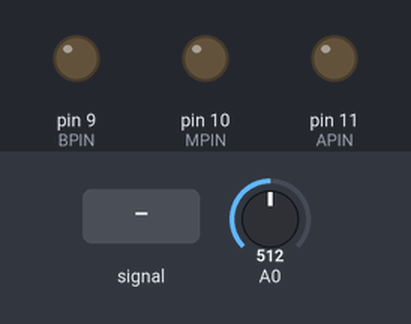
Recording of a sketch running on a simulated Arduino Uno, built with avr-gcc and run on an emulated ATmega328P. On the bench: output pins drawn as LEDs (lit = HIGH). The test bench sets the inputs (shaded band); at power-on: A0 = 512.

Above: at 1.2 s.
1.3 s: A0 fed a 200 Hz sine of ±255 counts around its level
4.3 s: A0 fed a 50 Hz sine of ±306 counts around its level
Timing chart, 0 to 12.9 s (numbered marks = the images above; inputs shaded):
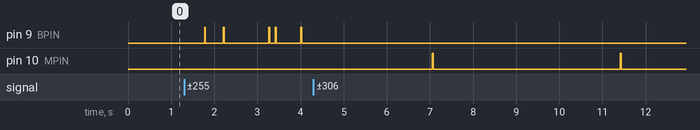

The sketch:

Organo_de_luces.ino
```cpp
/*
*  Organo de luces psicodelicas
*  Organo de luces de tres canales , utilizando la FFT
*  Autor: Jose Daniel Herrera
*  Fecha: 05/09/2012
*  http://arduino-guay.blogspot.com.es
*/

#include "fix_fft.h"

#define MUESTRAS 128           // Numero de muestras para el cálculo de la FFT
#define LOGM 7                 // Logaritmo en base 2 del número de muestras

#define BAJOS_MEDIOS 7         // Nº de banda para el corte entre Bajos y Medios
#define MEDIOS_AGUDOS 35       // Nº de banda para el corte entre Medios y Agudos

#define BPIN  9                // Pin de salida Bajos
#define MPIN  10               // Pin de salida Medios
#define APIN  11               // Pin de salida Agudos

#define MAX_PASADAS 10         // Nº de pasadas para el cálculo de los límites

char data[MUESTRAS];           // Array con los valores muestreados (parte real)
char im[MUESTRAS];             // Array con los valores muestreados (parte imaginaria)

unsigned char salida[MUESTRAS/2];  // Valores obtenidos de la FFT (espectro de 64 bandas)
unsigned char bajos,medios,agudos; // Valores calculados para cada canal

byte  pasada,                            // nº de pasada para el cáculo de los límites
      acumBajos,acumMedios,acumAgudos,   // acumuladores de veces que se supera el límite
      limBajos,limMedios,limAgudos;      // límites calculados para cada canal


/*
* Funcion que aplica una ventana de Hann a los datos muestreados para reducir el
* efecto de las discontinuidades en los extremos
*/
void aplicaVentana (char *vData) {
    double muestrasMenosUno = (double(MUESTRAS) - 1.0);
 // Como la ventana es simétrica , se calcula para la mitad y se aplica el factor por los dos extremos
    for (uint8_t i = 0; i < MUESTRAS/2 ; i++) {
        double indiceMenosUno = double(i);
        double ratio = (indiceMenosUno / muestrasMenosUno);
        double factorPeso = 0.5 * (1.0 - cos(6.28 * ratio));
 vData[i] *= factorPeso;
 vData[MUESTRAS - (i + 1)] *= factorPeso;
    }
}

void setup() {
    // Configuramos el prescaler a 32 -> 16Mhz/32 = 500 KHz
    // como cada conversion son 13 ciclos 500/13 ~ 38.4KHz
    // Es decir podemos medir en teoria hasta unos 19KHz,
    // que para este proyecto sobra.
    bitWrite(ADCSRA,ADPS2,1);
    bitWrite(ADCSRA,ADPS1,0);
    bitWrite(ADCSRA,ADPS0,1);

    // Como la señal es muy baja,utilizamos la referencia interna
    // de 1.1 V en vez de la de defecto de 5 V.
    analogReference(INTERNAL);

    // Salidas para los canales de Bajos,Medios y Agudos
    pinMode(BPIN,OUTPUT);
    pinMode(MPIN,OUTPUT);
    pinMode(APIN,OUTPUT);

    // Variables para el cálculo de los límites
    pasada = 0;
    acumBajos = acumMedios = acumAgudos = 0;
    limBajos = limMedios = limAgudos = 50;
}

void loop() {

    // Realizamos el muestreo
    for( int i=0; i < MUESTRAS; i++) {
       data[i] = analogRead(0)/4 -128;  //Convertimos de 0..1024 a -128..127
       im[i] = 0;                       // parte imaginaria = 0
    }

    // Aplicamos la ventana de Hann
    aplicaVentana (data);

    // Calculamos la FFT
    fix_fft(data,im,LOGM,0);

    // Sólo nos interesan los valores absolutos, no las fases, asi que
    // calculamos el módulos de los vectores re*re + im*im.
    // Dado que los valores son pequeños utilizamos el cuadrado
    for (int i=0; i < MUESTRAS/2; i++){
       salida[i] = data[i] * data[i] + im[i] * im[i];
    }

    // Ahora repartimos las bandas entre las 3 salidas
    // En vez de sacar la media, utilizo sólo el valor máximo de
    // una banda
    bajos = 0;
    for (int i=2; i < BAJOS_MEDIOS; i++){
      bajos += salida[i];
    }
    bajos = bajos/2;

    medios = 0;
    for (int i=BAJOS_MEDIOS ; i < MEDIOS_AGUDOS; i++){
      medios += salida[i];
    }
    medios = medios/2;

    agudos = 0;
    for (int i=MEDIOS_AGUDOS; i < MUESTRAS/2; i++){
      agudos += salida[i];
    }
    agudos = agudos/2;

   // Calculamos si el canal correspondiente
   // supera le límite para encenderlo
   int siBajos  =  bajos  > limBajos;
   int siMedios =  medios > limMedios;
   int siAgudos =  agudos > limAgudos;

   digitalWrite(BPIN,siBajos ? HIGH : LOW);
   digitalWrite(MPIN,siMedios? HIGH : LOW);
   digitalWrite(APIN,siAgudos? HIGH : LOW);

   // Utilizamos las veces que se supera para
   // recalcular el límite y evitar que con los
   // cambios de volumen los canales se saturen
   // o no funcionen.
   acumBajos  += siBajos;
   acumMedios += siMedios;
   acumAgudos += siAgudos;

   if ( ++pasada > MAX_PASADAS ) {
      pasada = 0;
      limBajos  = 20 + acumBajos*5;
      limMedios = 20 + acumMedios*5;
      limAgudos = 20 + acumAgudos*5;
      acumBajos  = 0;
      acumMedios = 0;
      acumAgudos = 0;
   }
 }
```

fix_fft.cpp
```cpp
#include <avr/pgmspace.h>
#include "fix_fft.h"
#include <Arduino.h>

/* fix_fft.c - Fixed-point in-place Fast Fourier Transform  */
/*
  All data are fixed-point short integers, in which -32768
  to +32768 represent -1.0 to +1.0 respectively. Integer
  arithmetic is used for speed, instead of the more natural
  floating-point.

  For the forward FFT (time -> freq), fixed scaling is
  performed to prevent arithmetic overflow, and to map a 0dB
  sine/cosine wave (i.e. amplitude = 32767) to two -6dB freq
  coefficients. The return value is always 0.

  For the inverse FFT (freq -> time), fixed scaling cannot be
  done, as two 0dB coefficients would sum to a peak amplitude
  of 64K, overflowing the 32k range of the fixed-point integers.
  Thus, the fix_fft() routine performs variable scaling, and
  returns a value which is the number of bits LEFT by which
  the output must be shifted to get the actual amplitude
  (i.e. if fix_fft() returns 3, each value of fr[] and fi[]
  must be multiplied by 8 (2**3) for proper scaling.
  Clearly, this cannot be done within fixed-point short
  integers. In practice, if the result is to be used as a
  filter, the scale_shift can usually be ignored, as the
  result will be approximately correctly normalized as is.

  Written by:  Tom Roberts  11/8/89
  Made portable:  Malcolm Slaney 12/15/94 malcolm@interval.com
  Enhanced:  Dimitrios P. Bouras  14 Jun 2006 dbouras@ieee.org
  Modified for 8bit values David Keller  10.10.2010
*/


#define N_WAVE	256    /* full length of Sinewave[] */
#define LOG2_N_WAVE 8	/* log2(N_WAVE) */


/*
  Since we only use 3/4 of N_WAVE, we define only
  this many samples, in order to conserve data space.
*/


const prog_int8_t Sinewave[N_WAVE-N_WAVE/4] PROGMEM = {
0, 3, 6, 9, 12, 15, 18, 21,
24, 28, 31, 34, 37, 40, 43, 46,
48, 51, 54, 57, 60, 63, 65, 68,
71, 73, 76, 78, 81, 83, 85, 88,
90, 92, 94, 96, 98, 100, 102, 104,
106, 108, 109, 111, 112, 114, 115, 117,
118, 119, 120, 121, 122, 123, 124, 124,
125, 126, 126, 127, 127, 127, 127, 127,

127, 127, 127, 127, 127, 127, 126, 126,
125, 124, 124, 123, 122, 121, 120, 119,
118, 117, 115, 114, 112, 111, 109, 108,
106, 104, 102, 100, 98, 96, 94, 92,
90, 88, 85, 83, 81, 78, 76, 73,
71, 68, 65, 63, 60, 57, 54, 51,
48, 46, 43, 40, 37, 34, 31, 28,
24, 21, 18, 15, 12, 9, 6, 3,

0, -3, -6, -9, -12, -15, -18, -21,
-24, -28, -31, -34, -37, -40, -43, -46,
-48, -51, -54, -57, -60, -63, -65, -68,
-71, -73, -76, -78, -81, -83, -85, -88,
-90, -92, -94, -96, -98, -100, -102, -104,
-106, -108, -109, -111, -112, -114, -115, -117,
-118, -119, -120, -121, -122, -123, -124, -124,
-125, -126, -126, -127, -127, -127, -127, -127,

/*-127, -127, -127, -127, -127, -127, -126, -126,
-125, -124, -124, -123, -122, -121, -120, -119,
-118, -117, -115, -114, -112, -111, -109, -108,
-106, -104, -102, -100, -98, -96, -94, -92,
-90, -88, -85, -83, -81, -78, -76, -73,
-71, -68, -65, -63, -60, -57, -54, -51,
-48, -46, -43, -40, -37, -34, -31, -28,
-24, -21, -18, -15, -12, -9, -6, -3, */
};


/*
  FIX_MPY() - fixed-point multiplication & scaling.
  Substitute inline assembly for hardware-specific
  optimization suited to a particluar DSP processor.
  Scaling ensures that result remains 16-bit.
*/
inline char FIX_MPY(char a, char b)
{

  //Serial.println(a);
 //Serial.println(b);


    /* shift right one less bit (i.e. 15-1) */
    int c = ((int)a * (int)b) >> 6;
    /* last bit shifted out = rounding-bit */
    b = c & 0x01;
    /* last shift + rounding bit */
    a = (c >> 1) + b;

	  /*
	  Serial.println(Sinewave[3]);
	  Serial.println(c);
	  Serial.println(a);
	  while(1);*/

    return a;
}

/*
  fix_fft() - perform forward/inverse fast Fourier transform.
  fr[n],fi[n] are real and imaginary arrays, both INPUT AND
  RESULT (in-place FFT), with 0 <= n < 2**m; set inverse to
  0 for forward transform (FFT), or 1 for iFFT.
*/
int fix_fft(char fr[], char fi[], int m, int inverse)
{
    int mr, nn, i, j, l, k, istep, n, scale, shift;
    char qr, qi, tr, ti, wr, wi;

    n = 1 << m;

    /* max FFT size = N_WAVE */
    if (n > N_WAVE)
	  return -1;

    mr = 0;
    nn = n - 1;
    scale = 0;

    /* decimation in time - re-order data */
    for (m=1; m<=nn; ++m) {
	  l = n;
	  do {
		l >>= 1;
	  } while (mr+l > nn);
	  mr = (mr & (l-1)) + l;

	  if (mr <= m)
		continue;
	  tr = fr[m];
	  fr[m] = fr[mr];
	  fr[mr] = tr;
	  ti = fi[m];
	  fi[m] = fi[mr];
	  fi[mr] = ti;
    }

    l = 1;
    k = LOG2_N_WAVE-1;
    while (l < n) {
	  if (inverse) {
		/* variable scaling, depending upon data */
		shift = 0;
		for (i=0; i<n; ++i) {
		    j = fr[i];
		    if (j < 0)
			  j = -j;
		    m = fi[i];
		    if (m < 0)
			  m = -m;
		    if (j > 16383 || m > 16383) {
			  shift = 1;
			  break;
		    }
		}
		if (shift)
		    ++scale;
	  } else {
		/*
		  fixed scaling, for proper normalization --
		  there will be log2(n) passes, so this results
		  in an overall factor of 1/n, distributed to
		  maximize arithmetic accuracy.
		*/
		shift = 1;
	  }
	  /*
	    it may not be obvious, but the shift will be
	    performed on each data point exactly once,
	    during this pass.
	  */
	  istep = l << 1;
	  for (m=0; m<l; ++m) {
		j = m << k;
		/* 0 <= j < N_WAVE/2 */
		wr =  pgm_read_word_near(Sinewave + j+N_WAVE/4);

/*Serial.println("asdfasdf");
Serial.println(wr);
Serial.println(j+N_WAVE/4);
Serial.println(Sinewave[256]);

Serial.println("");*/


		wi = -pgm_read_word_near(Sinewave + j);
		if (inverse)
		    wi = -wi;
		if (shift) {
		    wr >>= 1;
		    wi >>= 1;
		}
		for (i=m; i<n; i+=istep) {
		    j = i + l;
		    tr = FIX_MPY(wr,fr[j]) - FIX_MPY(wi,fi[j]);
		    ti = FIX_MPY(wr,fi[j]) + FIX_MPY(wi,fr[j]);
		    qr = fr[i];
		    qi = fi[i];
		    if (shift) {
			  qr >>= 1;
			  qi >>= 1;
		    }
		    fr[j] = qr - tr;
		    fi[j] = qi - ti;
		    fr[i] = qr + tr;
		    fi[i] = qi + ti;
		}
	  }
	  --k;
	  l = istep;
    }
    return scale;
}

/*
  fix_fftr() - forward/inverse FFT on array of real numbers.
  Real FFT/iFFT using half-size complex FFT by distributing
  even/odd samples into real/imaginary arrays respectively.
  In order to save data space (i.e. to avoid two arrays, one
  for real, one for imaginary samples), we proceed in the
  following two steps: a) samples are rearranged in the real
  array so that all even samples are in places 0-(N/2-1) and
  all imaginary samples in places (N/2)-(N-1), and b) fix_fft
  is called with fr and fi pointing to index 0 and index N/2
  respectively in the original array. The above guarantees
  that fix_fft "sees" consecutive real samples as alternating
  real and imaginary samples in the complex array.
*/
int fix_fftr(char f[], int m, int inverse)
{
    int i, N = 1<<(m-1), scale = 0;
    char tt, *fr=f, *fi=&f[N];

    if (inverse)
	  scale = fix_fft(fi, fr, m-1, inverse);
    for (i=1; i<N; i+=2) {
	  tt = f[N+i-1];
	  f[N+i-1] = f[i];
	  f[i] = tt;
    }
    if (! inverse)
	  scale = fix_fft(fi, fr, m-1, inverse);
    return scale;
} 
```

fix_fft.h
```cpp
#ifndef FIXFFT_H
#define FIXFFT_H

#include <Arduino.h>

/*
  fix_fft() - perform forward/inverse fast Fourier transform.
  fr[n],fi[n] are real and imaginary arrays, both INPUT AND
  RESULT (in-place FFT), with 0 <= n < 2**m; set inverse to
  0 for forward transform (FFT), or 1 for iFFT.
*/
int fix_fft(char fr[], char fi[], int m, int inverse);


/*
  fix_fftr() - forward/inverse FFT on array of real numbers.
  Real FFT/iFFT using half-size complex FFT by distributing
  even/odd samples into real/imaginary arrays respectively.
  In order to save data space (i.e. to avoid two arrays, one
  for real, one for imaginary samples), we proceed in the
  following two steps: a) samples are rearranged in the real
  array so that all even samples are in places 0-(N/2-1) and
  all imaginary samples in places (N/2)-(N-1), and b) fix_fft
  is called with fr and fi pointing to index 0 and index N/2
  respectively in the original array. The above guarantees
  that fix_fft "sees" consecutive real samples as alternating
  real and imaginary samples in the complex array.
*/
int fix_fftr(char f[], int m, int inverse);


#endif 
```

Measured:
- after the input at 4.3 s, pin 9 (BPIN): stops changing and stays LOW; pin 10 (MPIN): alternates HIGH for 0.02 s and LOW for 4.3 s, starting after 2.8 s
